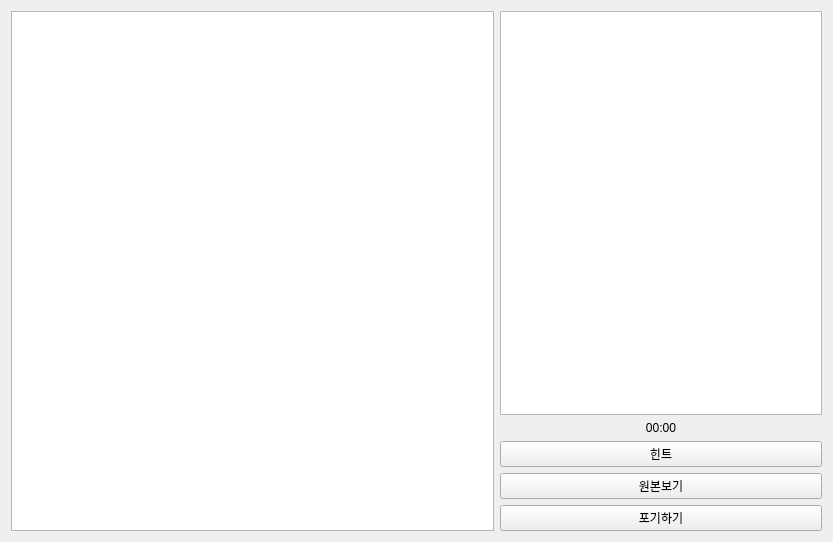
<?xml version="1.0" encoding="UTF-8"?>
<ui version="4.0">
 <class>PlayPage</class>
 <widget class="QWidget" name="PlayPage">
  <property name="geometry">
   <rect>
    <x>0</x>
    <y>0</y>
    <width>833</width>
    <height>542</height>
   </rect>
  </property>
  <property name="windowTitle">
   <string>Form</string>
  </property>
  <layout class="QHBoxLayout" name="horizontalLayout_2">
   <item>
    <layout class="QHBoxLayout" name="horizontalLayout" stretch="6,4">
     <item>
      <widget class="QGraphicsView" name="PuzzleBoard"/>
     </item>
     <item>
      <layout class="QVBoxLayout" name="verticalLayout" stretch="9,1">
       <item>
        <widget class="DraggableListWidget" name="PieceBoard"/>
       </item>
       <item>
        <layout class="QVBoxLayout" name="verticalLayout_2">
         <item>
          <widget class="QLabel" name="timerLabel">
           <property name="text">
            <string>00:00</string>
           </property>
           <property name="alignment">
            <set>Qt::AlignCenter</set>
           </property>
          </widget>
         </item>
         <item>
          <widget class="QPushButton" name="HintBT">
           <property name="text">
            <string>힌트</string>
           </property>
          </widget>
         </item>
         <item>
          <widget class="QPushButton" name="SolutionBT">
           <property name="text">
            <string>원본보기</string>
           </property>
          </widget>
         </item>
         <item>
          <widget class="QPushButton" name="StopBT">
           <property name="text">
            <string>포기하기</string>
           </property>
          </widget>
         </item>
        </layout>
       </item>
      </layout>
     </item>
    </layout>
   </item>
  </layout>
 </widget>
 <customwidgets>
  <customwidget>
   <class>DraggableListWidget</class>
   <extends>QListWidget</extends>
   <header>draggablelistwidget.h</header>
  </customwidget>
 </customwidgets>
 <resources/>
 <connections/>
</ui>
